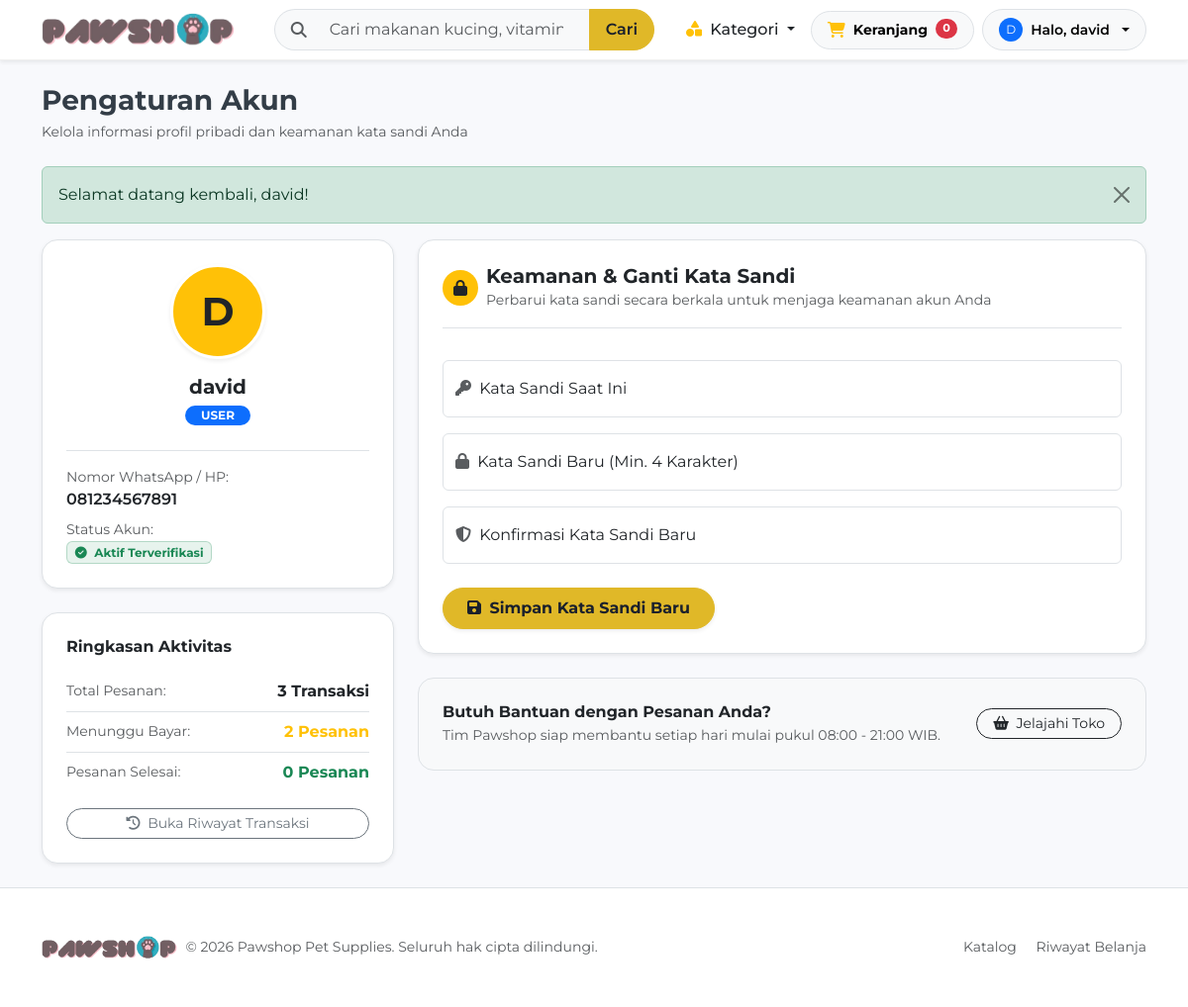
The app's page /customer/profile.php (signed in) with its own data.
### tables this page shows
CREATE TABLE IF NOT EXISTS `users` (
  `id` int(11) NOT NULL AUTO_INCREMENT,
  `username` varchar(50) NOT NULL,
  `password` varchar(255) NOT NULL,
  `phone_number` varchar(30) DEFAULT NULL,
  `remember_token` varchar(255) DEFAULT '',
  `privilege` varchar(20) NOT NULL DEFAULT 'user',
  PRIMARY KEY (`id`),
  UNIQUE KEY `username` (`username`)
);

### src/AuthService.php (called while the page is built, shortened)
<?php
class AuthService
{
    public static function getUserById(int $userId): ?array
    {
        return Database::fetchOne("SELECT id, username, phone_number, privilege FROM users WHERE id = ?", [$userId]);
    }
    public static function getCurrentUserId(): ?int
    {
        return isset($_SESSION['userid']) ? (int)$_SESSION['userid'] : null;
    }
    public static function getCurrentUser(): ?array
    {
        $id = self::getCurrentUserId();
        return $id ? self::getUserById($id) : null;
    }
    public static function isLoggedIn(): bool
    {
        return !empty($_SESSION['userid']);
    }
}

### src/Database.php (called while the page is built, shortened)
<?php
class Database
{
    private static ?Database $instance = null;
    private function __construct()
    {
        $host = getenv('DB_HOST') ?: 'localhost';
        $user = getenv('DB_USER') ?: 'root';
        $pass = getenv('DB_PASS') !== false ? getenv('DB_PASS') : '';
        $name = getenv('DB_NAME') ?: 'pawshop';
        $port = getenv('DB_PORT') ? (int)getenv('DB_PORT') : 3306;
        if (extension_loaded('pdo_mysql')) {
            $dsn = "mysql:host={$host};port={$port};dbname={$name};charset=utf8mb4";
            $options = [
                PDO::ATTR_ERRMODE            => PDO::ERRMODE_EXCEPTION,
                PDO::ATTR_DEFAULT_FETCH_MODE => PDO::FETCH_ASSOC,
                PDO::ATTR_EMULATE_PREPARES   => false,
            ];
            try {
                $this->pdo = new PDO($dsn, $user, $pass, $options);
                $this->usePdo = true;
                return;
            } catch (PDOException $e) {
            }
        }
        die("Database connection failed: Neither PDO (pdo_mysql) nor MySQLi extension is installed.");
    }
    public static function getInstance(): Database
    {
        if (self::$instance === null) {
            self::$instance = new self();
        }
        return self::$instance;
    }
    public static function query(string $sql, array $params = []): array
    {
        $db = self::getInstance();
        if ($db->usePdo && $db->pdo) {
            $stmt = $db->pdo->prepare($sql);
            $stmt->execute($params);
            return $stmt->fetchAll();
        }
        return [];
    }
    public static function fetchOne(string $sql, array $params = []): ?array
    {
        $db = self::getInstance();
        if ($db->usePdo && $db->pdo) {
            $stmt = $db->pdo->prepare($sql);
            $stmt->execute($params);
            $res = $stmt->fetch();
            return $res ?: null;
        }
        return null;
    }
}

### config/database.php (called while the page is built, shortened)
<?php
spl_autoload_register(function ($class) {
    $prefix = 'App\\';
    $base_dir = ROOT_PATH . '/src/';
    $len = strlen($prefix);
    $relative_class = substr($class, $len);
    $file = $base_dir . str_replace('\\', '/', $relative_class) . '.php';
});
require_once ROOT_PATH . '/src/helpers.php';

### src/OrderService.php (called while the page is built, shortened)
<?php
class OrderService
{
    public static function getOrdersByUser(int $userId): array
    {
        return Database::query(
            "SELECT t.*, s.name AS status_name
             FROM transaksi t
             JOIN status s ON t.status_id = s.id
             WHERE t.user_id = ?
             ORDER BY t.id DESC",
            [$userId]
        );
    }
}

### customer/profile.php (the view, shortened to what this page needs)
<?php
require_once __DIR__ . '/../config/database.php';
$userId = AuthService::getCurrentUserId();
$userData = AuthService::getUserById($userId);
$userOrders = OrderService::getOrdersByUser($userId);
$totalOrders = count($userOrders);
$pendingOrders = count(array_filter($userOrders, fn($o) => (int)$o['status_id'] === 1));
$completedOrders = count(array_filter($userOrders, fn($o) => (int)$o['status_id'] === 4));
include __DIR__ . '/../includes/header.php';
include __DIR__ . '/../includes/navbar.php';
?>
<main class="container py-4">
  <div class="mb-4">
    <h3 class="fw-bold mb-1">Pengaturan Akun</h3>
    <p class="text-muted small mb-0">Kelola informasi profil pribadi dan keamanan kata sandi Anda</p>
  </div>
  <?= render_flash() ?>
  <div class="row g-4">
    <div class="col-lg-4">
      <div class="card border rounded-4 shadow-sm bg-white p-4 text-center mb-4">
        <div class="mx-auto mb-3 position-relative" style="width: 96px; height: 96px;">
          <div class="bg-warning text-dark rounded-circle w-100 h-100 d-flex align-items-center justify-content-center fs-1 fw-bold border border-3 border-white shadow-sm">
            <?= strtoupper(substr($userData['username'] ?? 'U', 0, 1)) ?>
          </div>
        </div>
        <h5 class="fw-bold text-dark mb-1"><?= htmlspecialchars($userData['username'] ?? '') ?></h5>
        <div>
          <span class="badge <?= ($userData['privilege'] === 'admin') ? 'bg-danger' : 'bg-primary' ?> px-3 py-1 rounded-pill small">
            <?= strtoupper($userData['privilege'] ?? 'USER') ?>
          </span>
        </div>
        <div class="border-top mt-4 pt-3 text-start">
          <div class="mb-2">
            <span class="text-muted small d-block">Nomor WhatsApp / HP:</span>
            <span class="fw-semibold text-dark"><?= htmlspecialchars($userData['phone_number'] ?? '-') ?></span>
          </div>
          <div>
            <span class="text-muted small d-block">Status Akun:</span>
            <span class="badge bg-success bg-opacity-10 text-success border border-success border-opacity-25">
              <i class="fa-solid fa-circle-check me-1"></i> Aktif Terverifikasi
            </span>
          </div>
        </div>
      </div>
      <div class="card border rounded-4 shadow-sm bg-white p-4">
        <h6 class="fw-bold text-dark mb-3">Ringkasan Aktivitas</h6>
        <div class="d-flex justify-content-between align-items-center py-2 border-bottom">
          <span class="text-muted small">Total Pesanan:</span>
          <span class="fw-bold text-dark"><?= $totalOrders ?> Transaksi</span>
        </div>
        <div class="d-flex justify-content-between align-items-center py-2 border-bottom">
          <span class="text-muted small">Menunggu Bayar:</span>
          <span class="fw-bold text-warning"><?= $pendingOrders ?> Pesanan</span>
        </div>
        <div class="d-flex justify-content-between align-items-center py-2">
          <span class="text-muted small">Pesanan Selesai:</span>
          <span class="fw-bold text-success"><?= $completedOrders ?> Pesanan</span>
        </div>
        <a href="<?= BASE_URL ?>customer/transactions.php" class="btn btn-outline-secondary btn-sm rounded-pill w-100 mt-3">
          <i class="fa-solid fa-clock-rotate-left me-1"></i> Buka Riwayat Transaksi
        </a>
      </div>
    </div>
    <div class="col-lg-8">
      <div class="card border rounded-4 shadow-sm bg-white p-4">
        <div class="d-flex align-items-center gap-2 mb-3 pb-3 border-bottom">
          <div class="bg-warning text-dark rounded-circle d-flex align-items-center justify-content-center" style="width: 36px; height: 36px;">
            <i class="fa-solid fa-lock"></i>
          </div>
          <div>
            <h5 class="fw-bold mb-0">Keamanan & Ganti Kata Sandi</h5>
            <span class="text-muted small">Perbarui kata sandi secara berkala untuk menjaga keamanan akun Anda</span>
          </div>
        </div>
        <form action="" method="POST" class="mt-3">
          <div class="form-floating mb-3">
            <input type="password" class="form-control" id="oldpassword" name="oldpassword" placeholder="Password Lama" required>
            <label for="oldpassword"><i class="fa-solid fa-key text-muted me-1"></i> Kata Sandi Saat Ini</label>
          </div>
          <div class="form-floating mb-3">
            <input type="password" class="form-control" id="newpassword" name="newpassword" placeholder="Password Baru" required>
            <label for="newpassword"><i class="fa-solid fa-lock text-muted me-1"></i> Kata Sandi Baru (Min. 4 Karakter)</label>
          </div>
          <div class="form-floating mb-4">
            <input type="password" class="form-control" id="newrepassword" name="newrepassword" placeholder="Konfirmasi Password Baru" required>
            <label for="newrepassword"><i class="fa-solid fa-shield-halved text-muted me-1"></i> Konfirmasi Kata Sandi Baru</label>
          </div>
          <button type="submit" name="submit" class="btn btn-pawshop px-4 py-2 fw-bold rounded-pill shadow-sm">
            <i class="fa-solid fa-floppy-disk me-1"></i> Simpan Kata Sandi Baru
          </button>
        </form>
      </div>
      <div class="card border rounded-4 bg-light p-4 mt-4">
        <div class="d-flex flex-column flex-sm-row justify-content-between align-items-sm-center gap-3">
          <div>
            <h6 class="fw-bold text-dark mb-1">Butuh Bantuan dengan Pesanan Anda?</h6>
            <p class="text-muted small mb-0">Tim Pawshop siap membantu setiap hari mulai pukul 08:00 - 21:00 WIB.</p>
          </div>
          <a href="<?= BASE_URL ?>index.php" class="btn btn-outline-dark btn-sm rounded-pill px-3 flex-shrink-0">
            <i class="fa-solid fa-basket-shopping me-1"></i> Jelajahi Toko
          </a>
        </div>
      </div>
    </div>
  </div>
</main>
<?php include __DIR__ . '/../includes/footer.php'; ?>

### includes/navbar.php (shortened to what this page needs)
<?php
$currentUser = AuthService::getCurrentUser();
$isLoggedIn = AuthService::isLoggedIn();
$cartItemCount = !empty($_SESSION['cart']) ? array_sum(array_column($_SESSION['cart'], 'quantity')) : 0;
?>
<header>
  <nav class="navbar navbar-expand-lg navbar-light bg-white sticky-top shadow-sm py-2">
    <div class="container">
      <a class="navbar-brand d-flex align-items-center me-3" href="<?= BASE_URL ?>index.php">
        <img src="<?= BASE_URL ?>assets/images/brand/logo.png" height="34" alt="Pawshop">
      </a>
      <div class="collapse navbar-collapse" id="mynavbar">
        <form class="d-flex flex-grow-1 mx-lg-4 my-2 my-lg-0" action="<?= BASE_URL ?>index.php" method="GET">
          <div class="input-group w-100">
            <span class="input-group-text bg-light border-end-0 rounded-start-pill ps-3 text-muted">
              <i class="fa-solid fa-magnifying-glass"></i>
            </span>
            <input class="form-control bg-light border-start-0 border-end-0 py-2" type="search" placeholder="Cari makanan kucing, vitamin, obat, aksesoris..." name="s" value="<?= isset($search) ? htmlspecialchars($search) : ''; ?>" aria-label="Cari Produk">
            <button class="btn btn-pawshop rounded-end-pill px-3 fw-semibold" type="submit">
              Cari
            </button>
          </div>
        </form>
        <ul class="navbar-nav align-items-lg-center gap-2">
          <li class="nav-item dropdown">
            <button class="nav-link dropdown-toggle btn btn-link text-decoration-none text-dark fw-medium px-2" type="button" data-bs-toggle="dropdown" aria-expanded="false">
              <i class="fa-solid fa-shapes text-warning me-1"></i> Kategori
            </button>
          </li>
          <li class="nav-item d-none d-lg-block">
            <button type="button" class="btn btn-light border position-relative rounded-pill px-3 py-2 d-flex align-items-center gap-2" data-bs-toggle="offcanvas" data-bs-target="#cart">
              <i class="fa-solid fa-cart-shopping text-warning"></i>
              <span class="small fw-bold">Keranjang</span>
              <span class="badge rounded-pill bg-danger" id="navCartBadge" style="font-size: 0.7rem;">
                <?= $cartItemCount ?>
              </span>
            </button>
          </li>
          <?php if ($isLoggedIn): ?>
            <li class="nav-item dropdown">
              <button class="btn btn-light border rounded-pill px-3 py-2 d-flex align-items-center gap-2 dropdown-toggle" type="button" data-bs-toggle="dropdown" aria-expanded="false">
                <div class="bg-primary text-white rounded-circle d-flex align-items-center justify-content-center" style="width: 24px; height: 24px; font-size: 0.75rem;">
                  <?= strtoupper(substr($currentUser['username'] ?? 'U', 0, 1)) ?>
                </div>
                <span class="small fw-semibold text-truncate" style="max-width: 130px;">
                  Halo, <?= htmlspecialchars($currentUser['username'] ?? 'User') ?>
                </span>
              </button>
            </li>
          <?php endif; ?>
        </ul>
      </div>
    </div>
  </nav>
</header>

### assets/css/style.css (style rules this page uses)
:root { --pawshop-primary: #e0b828; --pawshop-primary-hover: #cfa517; --pawshop-dark: #293144; --pawshop-navy: #293144; --pawshop-dark-hover: #1e2433; --pawshop-sidebar: #222938; --pawshop-sidebar-active: #2e374b; --pawshop-sidebar-text: #9aa8bd; --pawshop-sidebar-hover: #2b3447; --pawshop-blue: #20639b; --pawshop-coral: #ed553b; --pawshop-teal: #3caea3; --pawshop-yellow: #f6d55c; --pawshop-bg: #f8f9fc; }
body { font-family: 'Montserrat', -apple-system, BlinkMacSystemFont, "Segoe UI", Roboto, sans-serif; color: #333d47; background-color: var(--pawshop-bg); }
.btn-pawshop { background-color: var(--pawshop-primary); border-color: var(--pawshop-primary); color: #1a202c; font-weight: 600; transition: all 0.2s ease-in-out; }
.navbar { border-bottom: 1px solid rgba(0,0,0,0.06); }
.navbar-brand img { transition: transform 0.2s ease; }
.card { border-radius: 10px; border: 1px solid rgba(0,0,0,0.06); transition: transform 0.2s ease, box-shadow 0.2s ease; }

### records on screen
users: username "D", username "david", privilege "USER", phone_number "081234567891"

### other values on screen
$cartItemCount "0"
$totalOrders "3"
$pendingOrders "2"
$completedOrders "0"
